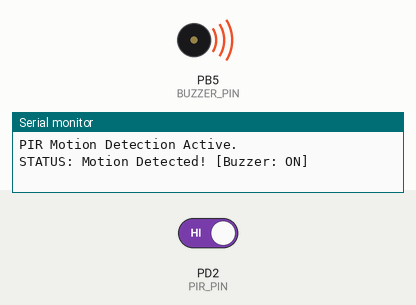
The program below on a simulated ATmega328P, built with avr-gcc and emulated at 16 MHz (the files do not name the chip). Shown: buzzer (waves = sounding, pin HIGH), the last lines printed to the serial monitor. The test bench sets the inputs (shaded band); at power-on: PD2 (PIR_PIN) HIGH.

Above: at 1.2 s.
1.3 s: PD2 (PIR_PIN) driven LOW
At 2.0 s:
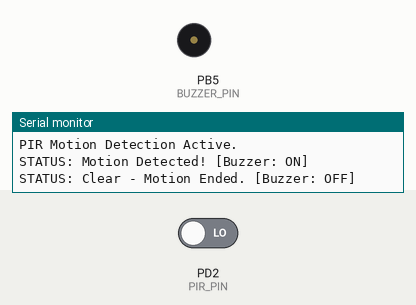
2.8 s: PD2 (PIR_PIN) driven HIGH
At 3.2 s:
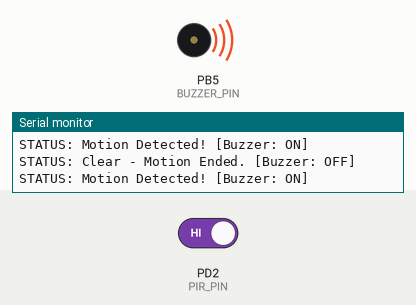
Timing chart, 0 to 5.8 s (numbered marks = the images above; inputs shaded):
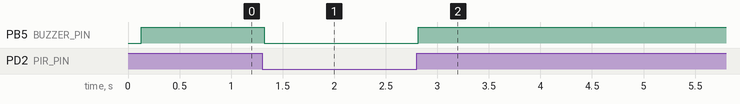

Measured:
- after the input at 1.3 s, PB5 (BUZZER_PIN): HIGH → LOW at once
- after the input at 2.8 s, PB5 (BUZZER_PIN): LOW → HIGH at once

The program:

main.cpp
```cpp
#ifndef F_CPU
#define F_CPU 16000000UL
#endif

#include <avr/io.h>
#include <util/delay.h>

#define PIR_PIN    PD2  // Chân D2 nhận tín hiệu từ cảm biến PIR
#define BUZZER_PIN PB5  // Chân D13 điều khiển Còi / LED

// --- KHỞI TẠO VÀ TRUYỀN UART ---
void uart_init(unsigned int baud) {
    unsigned int ubrr = (F_CPU / 16 / baud) - 1;
    UBRR0H = (unsigned char)(ubrr >> 8);
    UBRR0L = (unsigned char)ubrr;
    UCSR0B = (1 << TXEN0);                   // Bật Transmit
    UCSR0C = (1 << UCSZ01) | (1 << UCSZ00);  // 8 bit, 1 stop bit
}

void uart_transmit(char data) {
    while (!(UCSR0A & (1 << UDRE0)));
    UDR0 = data;
}

void uart_print(const char *str) {
    while (*str) {
        uart_transmit(*str++);
    }
}

// --- CHƯƠNG TRÌNH CHÍNH ---
int main(void) {
    DDRD &= ~(1 << PIR_PIN);    // Set PD2 làm Digital Input
    DDRB |= (1 << BUZZER_PIN);  // Set PB5 làm Digital Output

    uart_init(9600);
    _delay_ms(100);

    uart_print("PIR Motion Detection Active.\r\n");

    uint8_t last_state = 255; // Lưu trạng thái trước đó

    while (1) {
        // Đọc mức logic trực tiếp từ PIR (1 = Có chuyển động, 0 = Không có)
        uint8_t current_state = (PIND & (1 << PIR_PIN)) ? 1 : 0;

        // Chỉ xử lý và gửi UART khi cảm biến BẮT ĐẦU có chuyển động hoặc BẮT ĐẦU hết chuyển động
        if (current_state != last_state) {
            if (current_state == 1) {
                PORTB |= (1 << BUZZER_PIN);  // Bật còi/LED liên tục
                uart_print("STATUS: Motion Detected! [Buzzer: ON]\r\n");
            } else {
                PORTB &= ~(1 << BUZZER_PIN); // Tắt còi/LED hoàn toàn
                uart_print("STATUS: Clear - Motion Ended. [Buzzer: OFF]\r\n");
            }

            last_state = current_state;      // Cập nhật trạng thái
        }

        _delay_ms(50); // Chờ 50ms chống nhiễu tín hiệu
    }

    return 0;
}
```
